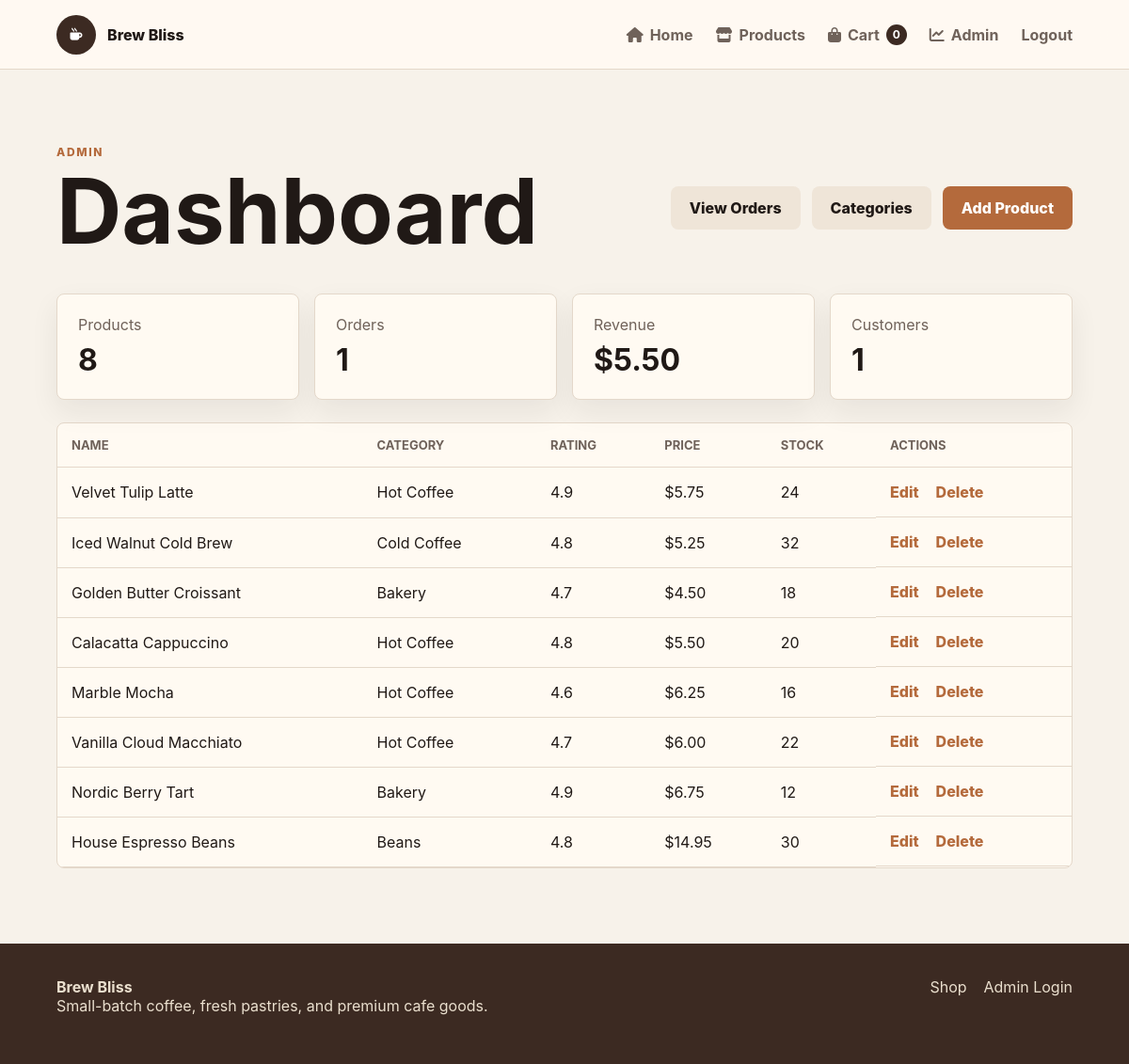
Screenshot of /admin (signed in) with the database file from the repository.
### tables this page shows
CREATE TABLE products (
            id INTEGER PRIMARY KEY AUTOINCREMENT,
            name TEXT NOT NULL,
            category TEXT NOT NULL,
            price REAL NOT NULL,
            image TEXT NOT NULL,
            description TEXT NOT NULL,
            featured INTEGER NOT NULL DEFAULT 0,
            stock INTEGER NOT NULL DEFAULT 20,
            created_at TIMESTAMP DEFAULT CURRENT_TIMESTAMP
        , ingredients TEXT DEFAULT '', rating REAL NOT NULL DEFAULT 4.8, promo_tag TEXT DEFAULT '');

### app.py (the view)
@app.route("/admin")
@admin_required
def admin_dashboard():
    db = get_db()
    products_count = db.execute("SELECT COUNT(*) AS total FROM products").fetchone()["total"]
    orders_count = db.execute("SELECT COUNT(*) AS total FROM orders").fetchone()["total"]
    revenue = db.execute("SELECT COALESCE(SUM(total), 0) AS total FROM orders").fetchone()["total"]
    customers_count = db.execute("SELECT COUNT(*) AS total FROM users").fetchone()["total"]
    products_list = db.execute("SELECT * FROM products ORDER BY created_at DESC").fetchall()
    return render_template(
        "admin_dashboard.html",
        products=products_list,
        products_count=products_count,
        orders_count=orders_count,
        revenue=revenue,
        customers_count=customers_count,
    )

### app.py (called while the page is built)
def get_db():
    if "db" not in g:
        g.db = sqlite3.connect(DB_PATH)
        g.db.row_factory = sqlite3.Row
    return g.db

def current_user():
    user_id = session.get("user_id")
    if not user_id:
        return None
    return get_db().execute("SELECT * FROM users WHERE id = ?", (user_id,)).fetchone()

def current_admin():
    admin_id = session.get("admin_id")
    if not admin_id:
        return None
    return get_db().execute("SELECT * FROM admins WHERE id = ?", (admin_id,)).fetchone()

@app.context_processor
def inject_globals():
    cart = session.get("cart", {})
    cart_count = sum(cart.values())
    return {
        "current_user": current_user(),
        "current_admin": current_admin(),
        "cart_count": cart_count,
    }

def admin_required(view):
    @wraps(view)
    def wrapped_view(*args, **kwargs):
        if not current_admin():
            flash("Admin access is required.", "danger")
            return redirect(url_for("admin_login"))
        return view(*args, **kwargs)
    return wrapped_view

### templates/admin_dashboard.html (shortened to what this page needs)
{% extends "base.html" %}
{% block content %}
<section class="admin-shell">
    <div class="admin-heading">
        <div>
            <p class="eyebrow">Admin</p>
            <h1>Dashboard</h1>
        </div>
        <div class="admin-actions">
            <a class="btn light" href="{{ url_for('admin_orders') }}">View Orders</a>
            <a class="btn light" href="{{ url_for('admin_categories') }}">Categories</a>
            <a class="btn primary" href="{{ url_for('admin_add_product') }}">Add Product</a>
        </div>
    </div>
    <div class="stats-grid">
        <div><span>Products</span><strong>{{ products_count }}</strong></div>
        <div><span>Orders</span><strong>{{ orders_count }}</strong></div>
        <div><span>Revenue</span><strong>${{ "%.2f"|format(revenue) }}</strong></div>
        <div><span>Customers</span><strong>{{ customers_count }}</strong></div>
    </div>
    <div class="table-wrap">
        <table>
            <thead>
                <tr><th>Name</th><th>Category</th><th>Rating</th><th>Price</th><th>Stock</th><th>Actions</th></tr>
            </thead>
            <tbody>
                {% for product in products %}
                    <tr>
                        <td>{{ product["name"] }}</td>
                        <td>{{ product["category"] }}</td>
                        <td>{{ "%.1f"|format(product["rating"]) }}</td>
                        <td>${{ "%.2f"|format(product["price"]) }}</td>
                        <td>{{ product["stock"] }}</td>
                        <td class="table-actions">
                            <a href="{{ url_for('admin_edit_product', product_id=product['id']) }}">Edit</a>
                            <form method="post" action="{{ url_for('admin_delete_product', product_id=product['id']) }}" data-confirm="Delete this product?">
                                <button type="submit">Delete</button>
                            </form>
                        </td>
                    </tr>
                {% endfor %}
            </tbody>
        </table>
    </div>
</section>
{% endblock %}

### templates/base.html (shortened to what this page needs)
<!doctype html>
<html lang="en">
<head>
    <link rel="stylesheet" href="https://cdnjs.cloudflare.com/ajax/libs/font-awesome/6.5.2/css/all.min.css">
    <link rel="stylesheet" href="{{ url_for('static', filename='css/style.css') }}">
</head>
<body>
    <header class="site-header">
        <a class="brand" href="{{ url_for('home') }}">
            <span class="brand-mark"><i class="fa-solid fa-mug-hot"></i></span>
            <span>Brew Bliss</span>
        </a>
        <nav class="site-nav">
            <a href="{{ url_for('home') }}"><i class="fa-solid fa-house"></i> Home</a>
            <a href="{{ url_for('products') }}"><i class="fa-solid fa-store"></i> Products</a>
            <a href="{{ url_for('cart') }}"><i class="fa-solid fa-bag-shopping"></i> Cart <span class="badge">{{ cart_count }}</span></a>
            {% if current_admin %}
                <a href="{{ url_for('admin_dashboard') }}"><i class="fa-solid fa-chart-line"></i> Admin</a>
                <a href="{{ url_for('logout') }}">Logout</a>
            {% elif current_user %}
                <a href="{{ url_for('logout') }}">Logout</a>
            {% else %}
                <a href="{{ url_for('login') }}">Login</a>
                <a class="nav-pill" href="{{ url_for('register') }}">Register</a>
            {% endif %}
        </nav>
    </header>
    <main>
        {% block content %}{% endblock %}
    </main>
    <footer class="site-footer">
        <div>
            <strong>Brew Bliss</strong>
            <p>Small-batch coffee, fresh pastries, and premium cafe goods.</p>
        </div>
        <div class="footer-links">
            <a href="{{ url_for('products') }}">Shop</a>
            <a href="{{ url_for('admin_login') }}">Admin Login</a>
        </div>
    </footer>
</body>
</html>

### static/css/style.css (style rules this page uses)
:root { --ink: #201916; --muted: #6f625a; --cream: #f7f2ea; --paper: #fffaf2; --walnut: #6d3f27; --cocoa: #3c2a22; --copper: #b46a3c; --sage: #75846f; --marble: #f5f0e8; --line: #e4d8ca; --shadow: 0 20px 50px rgba(32, 25, 22, 0.12); }
* { box-sizing: border-box; }
body { margin: 0; color: var(--ink); background: var(--cream); font-family: Inter, ui-sans-serif, system-ui, -apple-system, BlinkMacSystemFont, "Segoe UI", sans-serif; }
a { color: inherit; text-decoration: none; }
.site-header { position: sticky; top: 0; z-index: 20; display: flex; align-items: center; justify-content: space-between; min-height: 74px; padding: 0 5vw; background: rgba(255, 250, 242, 0.92); border-bottom: 1px solid var(--line); backdrop-filter: blur(18px); }
.brand, .site-nav, .hero-actions, .product-row, .admin-heading, .admin-actions, .table-actions, .summary-row, .order-head { display: flex; align-items: center; }
.brand { gap: 12px; font-weight: 800; letter-spacing: 0; }
.brand-mark { display: grid; place-items: center; width: 42px; height: 42px; border-radius: 50%; color: #fff; background: var(--cocoa); font-size: 13px; }
.site-nav { gap: 24px; color: var(--muted); font-weight: 650; }
.site-nav a { display: inline-flex; align-items: center; gap: 7px; }
.nav-pill, .badge { color: #fff; background: var(--cocoa); }
.badge { display: inline-grid; place-items: center; min-width: 22px; height: 22px; border-radius: 50%; font-size: 12px; }
.eyebrow { margin: 0 0 10px; color: var(--copper); font-size: 12px; font-weight: 800; text-transform: uppercase; letter-spacing: 0.14em; }
h1, h2, h3, p { margin-top: 0; }
h1 { margin-bottom: 18px; font-size: clamp(48px, 8vw, 104px); line-height: 0.95; letter-spacing: 0; }
.btn, .icon-btn, button { border: 0; cursor: pointer; font: inherit; }
.btn { display: inline-flex; align-items: center; justify-content: center; min-height: 46px; padding: 0 20px; border-radius: 8px; font-weight: 800; }
.btn.primary { color: #fff; background: var(--copper); }
.btn.light { color: var(--ink); background: #efe5d8; }
.section, .admin-shell { width: min(1180px, 90vw); margin: 0 auto; padding: 80px 0; }
.product-card, .summary-card, .form-panel, .order-card, .stats-grid div { border: 1px solid var(--line); border-radius: 8px; background: var(--paper); box-shadow: 0 12px 30px rgba(32, 25, 22, 0.07); }
.admin-heading { justify-content: space-between; gap: 20px; margin-bottom: 24px; }
.admin-actions { gap: 12px; }
.stats-grid { display: grid; grid-template-columns: repeat(4, 1fr); gap: 16px; margin-bottom: 24px; }
.stats-grid div { padding: 22px; }
.stats-grid span { color: var(--muted); }
.stats-grid strong { display: block; margin-top: 8px; font-size: 32px; }
.table-wrap { overflow-x: auto; border: 1px solid var(--line); border-radius: 8px; background: var(--paper); }
table { width: 100%; border-collapse: collapse; }
th, td { padding: 15px; border-bottom: 1px solid var(--line); text-align: left; }
th { color: var(--muted); font-size: 13px; text-transform: uppercase; }
.table-actions { gap: 12px; }
.table-actions a, .table-actions button { color: var(--copper); background: transparent; font-weight: 800; }
.site-footer { display: flex; justify-content: space-between; gap: 24px; padding: 36px 5vw; color: #eadfce; background: var(--cocoa); }
.footer-links { display: flex; gap: 18px; }

### rows the page displays
products: name "Velvet Tulip Latte", category "Hot Coffee", rating "4.9", price "5.75", stock "24"
products: name "Iced Walnut Cold Brew", category "Cold Coffee", rating "4.8", price "5.25", stock "32"
products: name "Golden Butter Croissant", category "Bakery", rating "4.7", price "4.50", stock "18"
products: name "Calacatta Cappuccino", category "Hot Coffee", rating "4.8", price "5.50", stock "20"
products: name "Marble Mocha", category "Hot Coffee", rating "4.6", price "6.25", stock "16"
products: name "Vanilla Cloud Macchiato", category "Hot Coffee", rating "4.7", price "6.00", stock "22"
products: name "Nordic Berry Tart", category "Bakery", rating "4.9", price "6.75", stock "12"
products: name "House Espresso Beans", category "Beans", rating "4.8", price "14.95", stock "30"

### other values shown
{{ cart_count }} "0"
{{ products_count }} "8"
{{ orders_count }} "1"
{{ "%.2f"|format(revenue) }} "5.50"
{{ customers_count }} "1"
